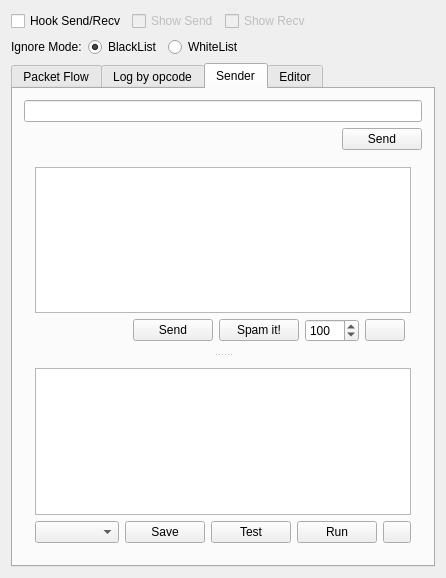
<?xml version="1.0" encoding="UTF-8"?>
<ui version="4.0">
 <class>OpenPEClass</class>
 <widget class="QMainWindow" name="OpenPEClass">
  <property name="geometry">
   <rect>
    <x>0</x>
    <y>0</y>
    <width>446</width>
    <height>571</height>
   </rect>
  </property>
  <property name="windowTitle">
   <string>Renovatio PE by TheFox</string>
  </property>
  <property name="windowIcon">
   <iconset resource="openpe.qrc">
    <normaloff>:/OpenPE/Resources/transmit_edit.png</normaloff>:/OpenPE/Resources/transmit_edit.png</iconset>
  </property>
  <property name="toolButtonStyle">
   <enum>Qt::ToolButtonIconOnly</enum>
  </property>
  <property name="tabShape">
   <enum>QTabWidget::Rounded</enum>
  </property>
  <widget class="QWidget" name="centralWidget">
   <layout class="QVBoxLayout" name="verticalLayout_2">
    <item>
     <layout class="QHBoxLayout" name="horizontalLayout_2">
      <item>
       <widget class="QCheckBox" name="hook_chk">
        <property name="toolTip">
         <string>You need a bypass in order to log/block packets!</string>
        </property>
        <property name="text">
         <string>Hook Send/Recv</string>
        </property>
       </widget>
      </item>
      <item>
       <widget class="QCheckBox" name="show_Send_chk">
        <property name="enabled">
         <bool>false</bool>
        </property>
        <property name="text">
         <string>Show Send</string>
        </property>
       </widget>
      </item>
      <item>
       <widget class="QCheckBox" name="show_Recv_chk">
        <property name="enabled">
         <bool>false</bool>
        </property>
        <property name="text">
         <string>Show Recv</string>
        </property>
       </widget>
      </item>
      <item>
       <spacer name="horizontalSpacer">
        <property name="orientation">
         <enum>Qt::Horizontal</enum>
        </property>
        <property name="sizeHint" stdset="0">
         <size>
          <width>40</width>
          <height>20</height>
         </size>
        </property>
       </spacer>
      </item>
     </layout>
    </item>
    <item>
     <layout class="QHBoxLayout" name="horizontalLayout_6">
      <item>
       <widget class="QLabel" name="label_4">
        <property name="text">
         <string>Ignore Mode:</string>
        </property>
       </widget>
      </item>
      <item>
       <widget class="QRadioButton" name="ignore_AsBlack_chk">
        <property name="text">
         <string>BlackList</string>
        </property>
        <property name="checked">
         <bool>true</bool>
        </property>
       </widget>
      </item>
      <item>
       <widget class="QRadioButton" name="ignore_AsWhite">
        <property name="text">
         <string>WhiteList</string>
        </property>
       </widget>
      </item>
      <item>
       <spacer name="horizontalSpacer_4">
        <property name="orientation">
         <enum>Qt::Horizontal</enum>
        </property>
        <property name="sizeHint" stdset="0">
         <size>
          <width>40</width>
          <height>20</height>
         </size>
        </property>
       </spacer>
      </item>
     </layout>
    </item>
    <item>
     <widget class="QTabWidget" name="tabWidget">
      <property name="enabled">
       <bool>true</bool>
      </property>
      <property name="currentIndex">
       <number>2</number>
      </property>
      <widget class="QWidget" name="tab">
       <attribute name="icon">
        <iconset resource="openpe.qrc">
         <normaloff>:/OpenPE/Resources/arrow_up_down.png</normaloff>:/OpenPE/Resources/arrow_up_down.png</iconset>
       </attribute>
       <attribute name="title">
        <string>Packet Flow</string>
       </attribute>
       <layout class="QVBoxLayout" name="verticalLayout">
        <item>
         <widget class="QTreeWidget" name="flow_tree">
          <property name="contextMenuPolicy">
           <enum>Qt::ActionsContextMenu</enum>
          </property>
          <property name="rootIsDecorated">
           <bool>true</bool>
          </property>
          <column>
           <property name="text">
            <string>Direction</string>
           </property>
          </column>
          <column>
           <property name="text">
            <string>Ret. Adress</string>
           </property>
          </column>
          <column>
           <property name="text">
            <string>Size</string>
           </property>
          </column>
          <column>
           <property name="text">
            <string>Data</string>
           </property>
          </column>
         </widget>
        </item>
       </layout>
      </widget>
      <widget class="QWidget" name="tab_2">
       <attribute name="icon">
        <iconset resource="openpe.qrc">
         <normaloff>:/OpenPE/Resources/magnifier.png</normaloff>:/OpenPE/Resources/magnifier.png</iconset>
       </attribute>
       <attribute name="title">
        <string>Log by opcode</string>
       </attribute>
       <layout class="QHBoxLayout" name="horizontalLayout_5">
        <item>
         <widget class="QSplitter" name="splitter_6">
          <property name="orientation">
           <enum>Qt::Vertical</enum>
          </property>
          <widget class="QSplitter" name="splitter_2">
           <property name="orientation">
            <enum>Qt::Horizontal</enum>
           </property>
           <widget class="QSplitter" name="splitter">
            <property name="orientation">
             <enum>Qt::Horizontal</enum>
            </property>
            <widget class="QTreeWidget" name="recv_tree">
             <property name="contextMenuPolicy">
              <enum>Qt::ActionsContextMenu</enum>
             </property>
             <column>
              <property name="text">
               <string>Recv</string>
              </property>
             </column>
            </widget>
            <widget class="QTreeWidget" name="send_tree">
             <property name="contextMenuPolicy">
              <enum>Qt::ActionsContextMenu</enum>
             </property>
             <column>
              <property name="text">
               <string>Send</string>
              </property>
             </column>
            </widget>
           </widget>
           <widget class="QTreeWidget" name="ignored_tree">
            <property name="contextMenuPolicy">
             <enum>Qt::ActionsContextMenu</enum>
            </property>
            <column>
             <property name="text">
              <string>Ignored</string>
             </property>
            </column>
           </widget>
          </widget>
          <widget class="QSplitter" name="splitter_4">
           <property name="orientation">
            <enum>Qt::Vertical</enum>
           </property>
           <widget class="QPlainTextEdit" name="data_txt"/>
           <widget class="QTextEdit" name="fomatted_text"/>
          </widget>
         </widget>
        </item>
       </layout>
      </widget>
      <widget class="QWidget" name="tab_3">
       <attribute name="icon">
        <iconset resource="openpe.qrc">
         <normaloff>:/OpenPE/Resources/transmit_add.png</normaloff>:/OpenPE/Resources/transmit_add.png</iconset>
       </attribute>
       <attribute name="title">
        <string>Sender</string>
       </attribute>
       <layout class="QVBoxLayout" name="verticalLayout_4">
        <item>
         <layout class="QGridLayout" name="gridLayout">
          <item row="0" column="0" colspan="2">
           <widget class="QLineEdit" name="single_pkt_txt"/>
          </item>
          <item row="1" column="0">
           <spacer name="horizontalSpacer_2">
            <property name="orientation">
             <enum>Qt::Horizontal</enum>
            </property>
            <property name="sizeHint" stdset="0">
             <size>
              <width>40</width>
              <height>20</height>
             </size>
            </property>
           </spacer>
          </item>
          <item row="1" column="1">
           <widget class="QPushButton" name="send_single_btn">
            <property name="text">
             <string>Send</string>
            </property>
            <property name="icon">
             <iconset resource="openpe.qrc">
              <normaloff>:/OpenPE/Resources/arrow_up.png</normaloff>:/OpenPE/Resources/arrow_up.png</iconset>
            </property>
           </widget>
          </item>
         </layout>
        </item>
        <item>
         <widget class="QSplitter" name="splitter_3">
          <property name="orientation">
           <enum>Qt::Vertical</enum>
          </property>
          <widget class="QWidget" name="layoutWidget">
           <layout class="QGridLayout" name="gridLayout_2">
            <item row="0" column="0" colspan="6">
             <widget class="QTextEdit" name="multi_pkt_txt">
              <property name="toolTip">
               <string>Each packet in a new line!</string>
              </property>
             </widget>
            </item>
            <item row="1" column="0">
             <spacer name="horizontalSpacer_3">
              <property name="orientation">
               <enum>Qt::Horizontal</enum>
              </property>
              <property name="sizeHint" stdset="0">
               <size>
                <width>40</width>
                <height>20</height>
               </size>
              </property>
             </spacer>
            </item>
            <item row="1" column="1">
             <widget class="QPushButton" name="send_multi_btn">
              <property name="text">
               <string>Send</string>
              </property>
              <property name="icon">
               <iconset resource="openpe.qrc">
                <normaloff>:/OpenPE/Resources/arrow_up.png</normaloff>:/OpenPE/Resources/arrow_up.png</iconset>
              </property>
             </widget>
            </item>
            <item row="1" column="2">
             <widget class="QPushButton" name="spam_multi_btn">
              <property name="text">
               <string>Spam it!</string>
              </property>
              <property name="icon">
               <iconset resource="openpe.qrc">
                <normaloff>:/OpenPE/Resources/spam.png</normaloff>:/OpenPE/Resources/spam.png</iconset>
              </property>
             </widget>
            </item>
            <item row="1" column="4">
             <widget class="QPushButton" name="more_spammer_btn">
              <property name="enabled">
               <bool>true</bool>
              </property>
              <property name="text">
               <string/>
              </property>
              <property name="icon">
               <iconset resource="openpe.qrc">
                <normaloff>:/OpenPE/Resources/add.png</normaloff>:/OpenPE/Resources/add.png</iconset>
              </property>
             </widget>
            </item>
            <item row="1" column="3">
             <widget class="QSpinBox" name="spam_delay">
              <property name="maximum">
               <number>5000</number>
              </property>
              <property name="value">
               <number>100</number>
              </property>
             </widget>
            </item>
           </layout>
          </widget>
          <widget class="QWidget" name="layoutWidget">
           <layout class="QGridLayout" name="gridLayout_3">
            <item row="0" column="0" colspan="11">
             <widget class="CodeEditor" name="sender_code"/>
            </item>
            <item row="1" column="10">
             <widget class="QPushButton" name="more_script_btn">
              <property name="enabled">
               <bool>true</bool>
              </property>
              <property name="maximumSize">
               <size>
                <width>28</width>
                <height>16777215</height>
               </size>
              </property>
              <property name="text">
               <string/>
              </property>
              <property name="icon">
               <iconset resource="openpe.qrc">
                <normaloff>:/OpenPE/Resources/add.png</normaloff>:/OpenPE/Resources/add.png</iconset>
              </property>
             </widget>
            </item>
            <item row="1" column="9">
             <widget class="QPushButton" name="run_script_btn">
              <property name="text">
               <string>Run</string>
              </property>
              <property name="icon">
               <iconset resource="openpe.qrc">
                <normaloff>:/OpenPE/Resources/script_gear.png</normaloff>:/OpenPE/Resources/script_gear.png</iconset>
              </property>
             </widget>
            </item>
            <item row="1" column="8">
             <widget class="QPushButton" name="test_script_btn">
              <property name="text">
               <string>Test</string>
              </property>
              <property name="icon">
               <iconset resource="openpe.qrc">
                <normaloff>:/OpenPE/Resources/script_error.png</normaloff>:/OpenPE/Resources/script_error.png</iconset>
              </property>
             </widget>
            </item>
            <item row="1" column="7">
             <widget class="QPushButton" name="save_script_Bnt">
              <property name="text">
               <string>Save</string>
              </property>
              <property name="icon">
               <iconset resource="openpe.qrc">
                <normaloff>:/OpenPE/Resources/disk.png</normaloff>:/OpenPE/Resources/disk.png</iconset>
              </property>
             </widget>
            </item>
            <item row="1" column="0" colspan="7">
             <widget class="QComboBox" name="script_Box"/>
            </item>
           </layout>
          </widget>
         </widget>
        </item>
       </layout>
      </widget>
      <widget class="QWidget" name="tab_4">
       <attribute name="icon">
        <iconset resource="openpe.qrc">
         <normaloff>:/OpenPE/Resources/transmit_edit.png</normaloff>:/OpenPE/Resources/transmit_edit.png</iconset>
       </attribute>
       <attribute name="title">
        <string>Editor</string>
       </attribute>
       <layout class="QGridLayout" name="gridLayout_4">
        <item row="1" column="0">
         <widget class="QGroupBox" name="groupBox">
          <property name="title">
           <string>Mode</string>
          </property>
          <layout class="QGridLayout" name="gridLayout_5">
           <item row="0" column="0">
            <widget class="QRadioButton" name="edit_block_chk">
             <property name="text">
              <string>Block it!</string>
             </property>
             <property name="checked">
              <bool>true</bool>
             </property>
            </widget>
           </item>
           <item row="0" column="4">
            <spacer name="horizontalSpacer_6">
             <property name="orientation">
              <enum>Qt::Horizontal</enum>
             </property>
             <property name="sizeHint" stdset="0">
              <size>
               <width>40</width>
               <height>20</height>
              </size>
             </property>
            </spacer>
           </item>
           <item row="0" column="1">
            <widget class="QRadioButton" name="edit_pattern_chk">
             <property name="text">
              <string>Mod it!</string>
             </property>
            </widget>
           </item>
           <item row="0" column="2">
            <widget class="QRadioButton" name="edit_script_chk">
             <property name="text">
              <string>Run a script</string>
             </property>
            </widget>
           </item>
           <item row="1" column="0">
            <widget class="QPushButton" name="edit_enable_btn">
             <property name="text">
              <string>Enable</string>
             </property>
             <property name="icon">
              <iconset resource="openpe.qrc">
               <normaloff>:/OpenPE/Resources/accept.png</normaloff>:/OpenPE/Resources/accept.png</iconset>
             </property>
            </widget>
           </item>
          </layout>
         </widget>
        </item>
        <item row="0" column="1" rowspan="3">
         <widget class="QTreeWidget" name="edits_tree">
          <property name="contextMenuPolicy">
           <enum>Qt::ActionsContextMenu</enum>
          </property>
          <property name="sortingEnabled">
           <bool>true</bool>
          </property>
          <column>
           <property name="text">
            <string>Header</string>
           </property>
          </column>
          <column>
           <property name="text">
            <string>Direction</string>
           </property>
          </column>
          <column>
           <property name="text">
            <string>Edit Type</string>
           </property>
          </column>
         </widget>
        </item>
        <item row="0" column="0">
         <widget class="QGroupBox" name="groupBox">
          <property name="title">
           <string>Opcode</string>
          </property>
          <layout class="QGridLayout" name="gridLayout_6">
           <item row="0" column="0">
            <widget class="QLabel" name="label">
             <property name="text">
              <string>Opcode to edit:</string>
             </property>
            </widget>
           </item>
           <item row="0" column="4">
            <spacer name="horizontalSpacer_5">
             <property name="orientation">
              <enum>Qt::Horizontal</enum>
             </property>
             <property name="sizeHint" stdset="0">
              <size>
               <width>40</width>
               <height>20</height>
              </size>
             </property>
            </spacer>
           </item>
           <item row="0" column="1">
            <widget class="QLineEdit" name="opcode_edit_txt">
             <property name="maxLength">
              <number>4</number>
             </property>
            </widget>
           </item>
           <item row="1" column="0">
            <widget class="QRadioButton" name="edit_send_chk">
             <property name="text">
              <string>Send</string>
             </property>
             <property name="checked">
              <bool>true</bool>
             </property>
            </widget>
           </item>
           <item row="1" column="1">
            <widget class="QRadioButton" name="edit_recv_chk">
             <property name="text">
              <string>Recv</string>
             </property>
            </widget>
           </item>
          </layout>
         </widget>
        </item>
        <item row="2" column="0">
         <widget class="QSplitter" name="splitter_5">
          <property name="orientation">
           <enum>Qt::Vertical</enum>
          </property>
          <widget class="QGroupBox" name="pattern_group">
           <property name="enabled">
            <bool>false</bool>
           </property>
           <property name="title">
            <string>Pattern Modification</string>
           </property>
           <layout class="QVBoxLayout" name="verticalLayout_5">
            <item>
             <widget class="QLabel" name="label_2">
              <property name="text">
               <string>From:</string>
              </property>
             </widget>
            </item>
            <item>
             <widget class="QLineEdit" name="patt_from_txt">
              <property name="toolTip">
               <string>&lt;html&gt;&lt;head/&gt;&lt;body&gt;&lt;p&gt;Use only one &amp;quot;?&amp;quot; to ignore that byte!&lt;/p&gt;&lt;p&gt;Use &amp;quot;...&amp;quot; to skip the rest of the packet!&lt;/p&gt;&lt;p&gt;Example:&lt;/p&gt;&lt;p&gt;Current Packet = 01 02 03 04 05 06&lt;/p&gt;&lt;p&gt;Pattern 1 =          01 02 03 =&amp;gt; this will be false!&lt;/p&gt;&lt;p&gt;Pattern 2 =          01 02 ... =&amp;gt; this will be true!&lt;/p&gt;&lt;/body&gt;&lt;/html&gt;</string>
              </property>
             </widget>
            </item>
            <item>
             <widget class="QLabel" name="label_3">
              <property name="text">
               <string>To:</string>
              </property>
             </widget>
            </item>
            <item>
             <widget class="QLineEdit" name="patt_to_txt">
              <property name="toolTip">
               <string>&lt;html&gt;&lt;head/&gt;&lt;body&gt;&lt;p&gt;Use only one &amp;quot;?&amp;quot; to ignore that byte!&lt;/p&gt;&lt;p&gt;Use &amp;quot;...&amp;quot;in order to not cut off the packet!&lt;/p&gt;&lt;p&gt;Example:&lt;/p&gt;&lt;p&gt;Current Packet = 01 02 03 04 05 06 07 08 09&lt;/p&gt;&lt;p&gt;Pattern 1 = 01 AA BB =&amp;gt; Output packet will be 01 AA BB!&lt;/p&gt;&lt;p&gt;Pattern 2 = 01 AA BB ... =&amp;gt; Output packet will be 01 AA BB 04 05 06 07 08 09!&lt;/p&gt;&lt;/body&gt;&lt;/html&gt;</string>
              </property>
             </widget>
            </item>
            <item>
             <spacer name="verticalSpacer">
              <property name="orientation">
               <enum>Qt::Vertical</enum>
              </property>
              <property name="sizeHint" stdset="0">
               <size>
                <width>20</width>
                <height>40</height>
               </size>
              </property>
             </spacer>
            </item>
           </layout>
          </widget>
          <widget class="QGroupBox" name="script_group">
           <property name="enabled">
            <bool>false</bool>
           </property>
           <property name="title">
            <string>Script to run</string>
           </property>
           <layout class="QHBoxLayout" name="horizontalLayout_3">
            <item>
             <widget class="CodeEditor" name="edit_code"/>
            </item>
           </layout>
          </widget>
         </widget>
        </item>
       </layout>
      </widget>
     </widget>
    </item>
   </layout>
  </widget>
  <widget class="QMenuBar" name="menuBar">
   <property name="geometry">
    <rect>
     <x>0</x>
     <y>0</y>
     <width>446</width>
     <height>21</height>
    </rect>
   </property>
  </widget>
  <action name="actionDelete_Seleted_Edit">
   <property name="icon">
    <iconset resource="openpe.qrc">
     <normaloff>:/OpenPE/Resources/bin_closed.png</normaloff>:/OpenPE/Resources/bin_closed.png</iconset>
   </property>
   <property name="text">
    <string>Delete Seleted Edit</string>
   </property>
  </action>
  <action name="actionClear_log">
   <property name="icon">
    <iconset resource="openpe.qrc">
     <normaloff>:/OpenPE/Resources/bin_closed.png</normaloff>:/OpenPE/Resources/bin_closed.png</iconset>
   </property>
   <property name="text">
    <string>Clear all logs</string>
   </property>
  </action>
  <action name="actionCopy_packet">
   <property name="icon">
    <iconset resource="openpe.qrc">
     <normaloff>:/OpenPE/Resources/page_paste.png</normaloff>:/OpenPE/Resources/page_paste.png</iconset>
   </property>
   <property name="text">
    <string>Copy packet</string>
   </property>
  </action>
  <action name="actionIgnore_opcode">
   <property name="icon">
    <iconset resource="openpe.qrc">
     <normaloff>:/OpenPE/Resources/status_offline.png</normaloff>:/OpenPE/Resources/status_offline.png</iconset>
   </property>
   <property name="text">
    <string>Ignore opcode</string>
   </property>
  </action>
  <action name="actionBlock_opcode">
   <property name="icon">
    <iconset resource="openpe.qrc">
     <normaloff>:/OpenPE/Resources/status_busy.png</normaloff>:/OpenPE/Resources/status_busy.png</iconset>
   </property>
   <property name="text">
    <string>Block opcode</string>
   </property>
  </action>
  <action name="actionAdd_Ignore_opcode">
   <property name="icon">
    <iconset resource="openpe.qrc">
     <normaloff>:/OpenPE/Resources/status_offline.png</normaloff>:/OpenPE/Resources/status_offline.png</iconset>
   </property>
   <property name="text">
    <string>Add Ignore opcode</string>
   </property>
  </action>
  <action name="actionDelete_Selected">
   <property name="icon">
    <iconset resource="openpe.qrc">
     <normaloff>:/OpenPE/Resources/bin_closed.png</normaloff>:/OpenPE/Resources/bin_closed.png</iconset>
   </property>
   <property name="text">
    <string>Delete Selected</string>
   </property>
  </action>
  <action name="actionClear_this_log">
   <property name="icon">
    <iconset resource="openpe.qrc">
     <normaloff>:/OpenPE/Resources/bin_closed.png</normaloff>:/OpenPE/Resources/bin_closed.png</iconset>
   </property>
   <property name="text">
    <string>Clear this log</string>
   </property>
  </action>
  <action name="actionPacket_Info">
   <property name="icon">
    <iconset resource="openpe.qrc">
     <normaloff>:/OpenPE/Resources/information.png</normaloff>:/OpenPE/Resources/information.png</iconset>
   </property>
   <property name="text">
    <string>Packet Info</string>
   </property>
  </action>
 </widget>
 <layoutdefault spacing="6" margin="11"/>
 <customwidgets>
  <customwidget>
   <class>CodeEditor</class>
   <extends>QPlainTextEdit</extends>
   <header>codeeditor.h</header>
  </customwidget>
 </customwidgets>
 <resources>
  <include location="openpe.qrc"/>
 </resources>
 <connections>
  <connection>
   <sender>edit_enable_btn</sender>
   <signal>clicked()</signal>
   <receiver>OpenPEClass</receiver>
   <slot>addEdit()</slot>
   <hints>
    <hint type="sourcelabel">
     <x>104</x>
     <y>274</y>
    </hint>
    <hint type="destinationlabel">
     <x>504</x>
     <y>151</y>
    </hint>
   </hints>
  </connection>
  <connection>
   <sender>edit_block_chk</sender>
   <signal>toggled(bool)</signal>
   <receiver>OpenPEClass</receiver>
   <slot>editChanged(bool)</slot>
   <hints>
    <hint type="sourcelabel">
     <x>104</x>
     <y>242</y>
    </hint>
    <hint type="destinationlabel">
     <x>193</x>
     <y>0</y>
    </hint>
   </hints>
  </connection>
  <connection>
   <sender>edit_pattern_chk</sender>
   <signal>toggled(bool)</signal>
   <receiver>OpenPEClass</receiver>
   <slot>editChanged(bool)</slot>
   <hints>
    <hint type="sourcelabel">
     <x>166</x>
     <y>242</y>
    </hint>
    <hint type="destinationlabel">
     <x>182</x>
     <y>0</y>
    </hint>
   </hints>
  </connection>
  <connection>
   <sender>edit_script_chk</sender>
   <signal>toggled(bool)</signal>
   <receiver>OpenPEClass</receiver>
   <slot>editChanged(bool)</slot>
   <hints>
    <hint type="sourcelabel">
     <x>252</x>
     <y>242</y>
    </hint>
    <hint type="destinationlabel">
     <x>170</x>
     <y>0</y>
    </hint>
   </hints>
  </connection>
  <connection>
   <sender>edits_tree</sender>
   <signal>itemActivated(QTreeWidgetItem*,int)</signal>
   <receiver>OpenPEClass</receiver>
   <slot>editActivated(QTreeWidgetItem*,int)</slot>
   <hints>
    <hint type="sourcelabel">
     <x>423</x>
     <y>214</y>
    </hint>
    <hint type="destinationlabel">
     <x>504</x>
     <y>203</y>
    </hint>
   </hints>
  </connection>
  <connection>
   <sender>actionDelete_Seleted_Edit</sender>
   <signal>triggered()</signal>
   <receiver>OpenPEClass</receiver>
   <slot>deleteEdit()</slot>
   <hints>
    <hint type="sourcelabel">
     <x>-1</x>
     <y>-1</y>
    </hint>
    <hint type="destinationlabel">
     <x>286</x>
     <y>297</y>
    </hint>
   </hints>
  </connection>
  <connection>
   <sender>send_single_btn</sender>
   <signal>clicked()</signal>
   <receiver>OpenPEClass</receiver>
   <slot>senderSlot()</slot>
   <hints>
    <hint type="sourcelabel">
     <x>422</x>
     <y>170</y>
    </hint>
    <hint type="destinationlabel">
     <x>504</x>
     <y>48</y>
    </hint>
   </hints>
  </connection>
  <connection>
   <sender>hook_chk</sender>
   <signal>toggled(bool)</signal>
   <receiver>OpenPEClass</receiver>
   <slot>globalSettings(bool)</slot>
   <hints>
    <hint type="sourcelabel">
     <x>59</x>
     <y>44</y>
    </hint>
    <hint type="destinationlabel">
     <x>188</x>
     <y>0</y>
    </hint>
   </hints>
  </connection>
  <connection>
   <sender>show_Send_chk</sender>
   <signal>toggled(bool)</signal>
   <receiver>OpenPEClass</receiver>
   <slot>globalSettings(bool)</slot>
   <hints>
    <hint type="sourcelabel">
     <x>145</x>
     <y>38</y>
    </hint>
    <hint type="destinationlabel">
     <x>142</x>
     <y>0</y>
    </hint>
   </hints>
  </connection>
  <connection>
   <sender>show_Recv_chk</sender>
   <signal>toggled(bool)</signal>
   <receiver>OpenPEClass</receiver>
   <slot>globalSettings(bool)</slot>
   <hints>
    <hint type="sourcelabel">
     <x>235</x>
     <y>38</y>
    </hint>
    <hint type="destinationlabel">
     <x>188</x>
     <y>0</y>
    </hint>
   </hints>
  </connection>
  <connection>
   <sender>ignore_AsBlack_chk</sender>
   <signal>toggled(bool)</signal>
   <receiver>OpenPEClass</receiver>
   <slot>globalSettings(bool)</slot>
   <hints>
    <hint type="sourcelabel">
     <x>143</x>
     <y>76</y>
    </hint>
    <hint type="destinationlabel">
     <x>370</x>
     <y>0</y>
    </hint>
   </hints>
  </connection>
  <connection>
   <sender>actionAdd_Ignore_opcode</sender>
   <signal>triggered()</signal>
   <receiver>OpenPEClass</receiver>
   <slot>contextMenuSlot_packet()</slot>
   <hints>
    <hint type="sourcelabel">
     <x>-1</x>
     <y>-1</y>
    </hint>
    <hint type="destinationlabel">
     <x>296</x>
     <y>297</y>
    </hint>
   </hints>
  </connection>
  <connection>
   <sender>actionBlock_opcode</sender>
   <signal>triggered()</signal>
   <receiver>OpenPEClass</receiver>
   <slot>contextMenuSlot_packet()</slot>
   <hints>
    <hint type="sourcelabel">
     <x>-1</x>
     <y>-1</y>
    </hint>
    <hint type="destinationlabel">
     <x>296</x>
     <y>297</y>
    </hint>
   </hints>
  </connection>
  <connection>
   <sender>actionClear_log</sender>
   <signal>triggered()</signal>
   <receiver>OpenPEClass</receiver>
   <slot>contextMenuSlot_delete()</slot>
   <hints>
    <hint type="sourcelabel">
     <x>-1</x>
     <y>-1</y>
    </hint>
    <hint type="destinationlabel">
     <x>296</x>
     <y>297</y>
    </hint>
   </hints>
  </connection>
  <connection>
   <sender>actionCopy_packet</sender>
   <signal>triggered()</signal>
   <receiver>OpenPEClass</receiver>
   <slot>contextMenuSlot_packet()</slot>
   <hints>
    <hint type="sourcelabel">
     <x>-1</x>
     <y>-1</y>
    </hint>
    <hint type="destinationlabel">
     <x>296</x>
     <y>297</y>
    </hint>
   </hints>
  </connection>
  <connection>
   <sender>actionDelete_Selected</sender>
   <signal>triggered()</signal>
   <receiver>OpenPEClass</receiver>
   <slot>contextMenuSlot_delete()</slot>
   <hints>
    <hint type="sourcelabel">
     <x>-1</x>
     <y>-1</y>
    </hint>
    <hint type="destinationlabel">
     <x>296</x>
     <y>297</y>
    </hint>
   </hints>
  </connection>
  <connection>
   <sender>actionIgnore_opcode</sender>
   <signal>triggered()</signal>
   <receiver>OpenPEClass</receiver>
   <slot>contextMenuSlot_packet()</slot>
   <hints>
    <hint type="sourcelabel">
     <x>-1</x>
     <y>-1</y>
    </hint>
    <hint type="destinationlabel">
     <x>296</x>
     <y>297</y>
    </hint>
   </hints>
  </connection>
  <connection>
   <sender>actionClear_this_log</sender>
   <signal>triggered()</signal>
   <receiver>OpenPEClass</receiver>
   <slot>contextMenuSlot_delete()</slot>
   <hints>
    <hint type="sourcelabel">
     <x>-1</x>
     <y>-1</y>
    </hint>
    <hint type="destinationlabel">
     <x>296</x>
     <y>297</y>
    </hint>
   </hints>
  </connection>
  <connection>
   <sender>test_script_btn</sender>
   <signal>clicked()</signal>
   <receiver>OpenPEClass</receiver>
   <slot>scriptSlot()</slot>
   <hints>
    <hint type="sourcelabel">
     <x>307</x>
     <y>547</y>
    </hint>
    <hint type="destinationlabel">
     <x>426</x>
     <y>589</y>
    </hint>
   </hints>
  </connection>
  <connection>
   <sender>run_script_btn</sender>
   <signal>clicked()</signal>
   <receiver>OpenPEClass</receiver>
   <slot>scriptSlot()</slot>
   <hints>
    <hint type="sourcelabel">
     <x>388</x>
     <y>547</y>
    </hint>
    <hint type="destinationlabel">
     <x>488</x>
     <y>591</y>
    </hint>
   </hints>
  </connection>
  <connection>
   <sender>more_spammer_btn</sender>
   <signal>clicked()</signal>
   <receiver>OpenPEClass</receiver>
   <slot>expandSlot()</slot>
   <hints>
    <hint type="sourcelabel">
     <x>416</x>
     <y>359</y>
    </hint>
    <hint type="destinationlabel">
     <x>504</x>
     <y>348</y>
    </hint>
   </hints>
  </connection>
  <connection>
   <sender>more_script_btn</sender>
   <signal>clicked()</signal>
   <receiver>OpenPEClass</receiver>
   <slot>expandSlot()</slot>
   <hints>
    <hint type="sourcelabel">
     <x>422</x>
     <y>547</y>
    </hint>
    <hint type="destinationlabel">
     <x>504</x>
     <y>560</y>
    </hint>
   </hints>
  </connection>
  <connection>
   <sender>script_Box</sender>
   <signal>activated(QString)</signal>
   <receiver>OpenPEClass</receiver>
   <slot>loadScript(QString)</slot>
   <hints>
    <hint type="sourcelabel">
     <x>145</x>
     <y>545</y>
    </hint>
    <hint type="destinationlabel">
     <x>208</x>
     <y>588</y>
    </hint>
   </hints>
  </connection>
  <connection>
   <sender>save_script_Bnt</sender>
   <signal>clicked()</signal>
   <receiver>OpenPEClass</receiver>
   <slot>save_senderCode()</slot>
   <hints>
    <hint type="sourcelabel">
     <x>226</x>
     <y>547</y>
    </hint>
    <hint type="destinationlabel">
     <x>114</x>
     <y>589</y>
    </hint>
   </hints>
  </connection>
  <connection>
   <sender>flow_tree</sender>
   <signal>itemActivated(QTreeWidgetItem*,int)</signal>
   <receiver>OpenPEClass</receiver>
   <slot>itemActivated(QTreeWidgetItem*,int)</slot>
   <hints>
    <hint type="sourcelabel">
     <x>149</x>
     <y>181</y>
    </hint>
    <hint type="destinationlabel">
     <x>416</x>
     <y>-7</y>
    </hint>
   </hints>
  </connection>
  <connection>
   <sender>recv_tree</sender>
   <signal>itemActivated(QTreeWidgetItem*,int)</signal>
   <receiver>OpenPEClass</receiver>
   <slot>itemActivated(QTreeWidgetItem*,int)</slot>
   <hints>
    <hint type="sourcelabel">
     <x>128</x>
     <y>201</y>
    </hint>
    <hint type="destinationlabel">
     <x>2</x>
     <y>319</y>
    </hint>
   </hints>
  </connection>
  <connection>
   <sender>send_tree</sender>
   <signal>itemActivated(QTreeWidgetItem*,int)</signal>
   <receiver>OpenPEClass</receiver>
   <slot>itemActivated(QTreeWidgetItem*,int)</slot>
   <hints>
    <hint type="sourcelabel">
     <x>285</x>
     <y>260</y>
    </hint>
    <hint type="destinationlabel">
     <x>503</x>
     <y>304</y>
    </hint>
   </hints>
  </connection>
  <connection>
   <sender>actionPacket_Info</sender>
   <signal>triggered()</signal>
   <receiver>OpenPEClass</receiver>
   <slot>pktInfoSlot()</slot>
   <hints>
    <hint type="sourcelabel">
     <x>-1</x>
     <y>-1</y>
    </hint>
    <hint type="destinationlabel">
     <x>222</x>
     <y>285</y>
    </hint>
   </hints>
  </connection>
  <connection>
   <sender>send_multi_btn</sender>
   <signal>clicked()</signal>
   <receiver>OpenPEClass</receiver>
   <slot>senderSlot()</slot>
   <hints>
    <hint type="sourcelabel">
     <x>203</x>
     <y>356</y>
    </hint>
    <hint type="destinationlabel">
     <x>4</x>
     <y>345</y>
    </hint>
   </hints>
  </connection>
  <connection>
   <sender>spam_multi_btn</sender>
   <signal>clicked()</signal>
   <receiver>OpenPEClass</receiver>
   <slot>senderSlot()</slot>
   <hints>
    <hint type="sourcelabel">
     <x>280</x>
     <y>342</y>
    </hint>
    <hint type="destinationlabel">
     <x>1</x>
     <y>309</y>
    </hint>
   </hints>
  </connection>
 </connections>
 <slots>
  <slot>addEdit()</slot>
  <slot>editChanged(bool)</slot>
  <slot>editActivated(QTreeWidgetItem*,int)</slot>
  <slot>deleteEdit()</slot>
  <slot>senderSlot()</slot>
  <slot>globalSettings(bool)</slot>
  <slot>contextMenuSlot_delete()</slot>
  <slot>contextMenuSlot_packet()</slot>
  <slot>scriptSlot()</slot>
  <slot>expandSlot()</slot>
  <slot>loadScript(QString)</slot>
  <slot>save_senderCode()</slot>
  <slot>itemActivated(QTreeWidgetItem*,int)</slot>
  <slot>pktInfoSlot()</slot>
 </slots>
</ui>
